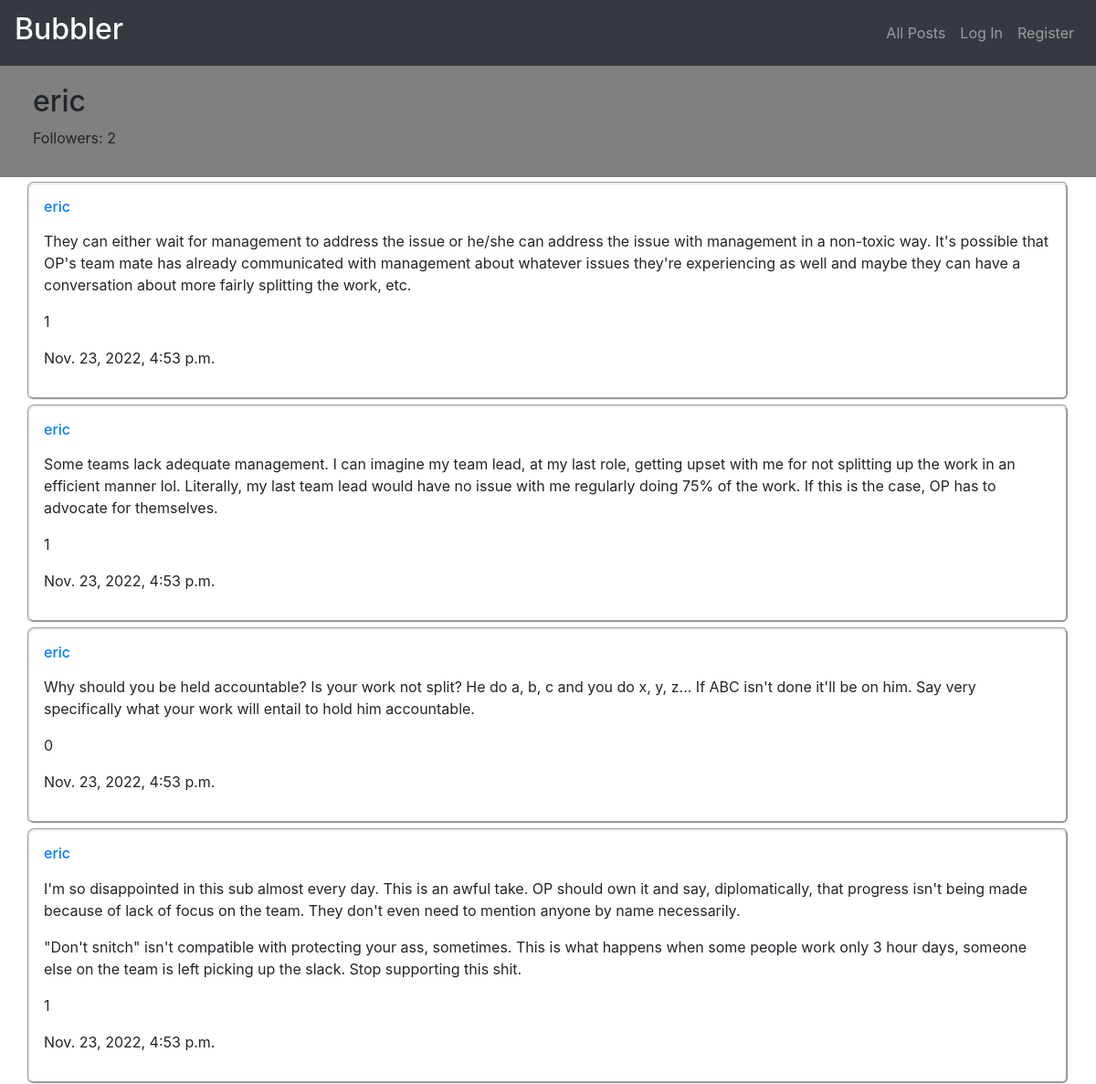
The page /profile/2 on the database its author committed.
### network/models.py (models this page shows, shortened)
class User(AbstractUser):
    time = models.DateTimeField(auto_now_add=True)

class Post(models.Model):
    poster = models.ForeignKey(User, on_delete=models.CASCADE, related_name='post')
    content = models.CharField(max_length=1300)
    likes = models.IntegerField()
    time = models.DateTimeField(auto_now_add=True)

### network/views.py (the view)
# urls.py: path("profile/<str:id>", views.profile, name="profile"),
def profile(request, id):
    profile = User.objects.get(pk=id)
    posts = profile.post.order_by("-time")
    is_following = False
    if request.user.is_authenticated:
        for following in request.user.followers.all():
            if profile == following.follow:
                is_following = True
    return render(request, "network/profile.html", {
        "profile": profile,
        "posts": posts,
        "is_following": is_following
    })

### network/templates/network/profile.html (shortened to what this page needs)
{% extends "network/layout.html" %}
{% block body %}
    <div  style="padding-top: 20px; padding-bottom: 15px; padding-left: 3%; background-color: gray;">
        <h2>{{ profile.username }}</h2>
        <p>Followers: {{ profile.following.count }}</p>
    </div>
    {% for post in posts.all %}
    <div class="container" style="margin-top: 5px; padding: 15px; border-style:groove; border-radius: 7px;">
        <h6><a href="{% url 'profile' post.poster.id %}">{{ post.poster.username }}</a></h6>
        <p>{{ post.content | linebreaks }}</p>
        <p>{{ post.likes }}</p>
        <p>{{ post.time }}</p>
    </div>
    {% endfor %}
{% endblock %}

### rows shown on the page
User: username "eric", following.count "2"
Post: poster.username "eric", content "They can either wait for management to address the issue or he/she can address the issue with management in a non-toxic way. It's possible that OP's team mate has already communicated with management about whatever issues they're experiencing as well and maybe they can have a conversation about more fairly splitting the work, etc.", likes "1", time "Nov. 23, 2022, 4:53 p.m."
Post: poster.username "eric", content "Some teams lack adequate management. I can imagine my team lead, at my last role, getting upset with me for not splitting up the work in an efficient manner lol. Literally, my last team lead would have no issue with me regularly doing 75% of the work. If this is the case, OP has to advocate for themselves.", likes "1", time "Nov. 23, 2022, 4:53 p.m."
Post: poster.username "eric", content "Why should you be held accountable? Is your work not split? He do a, b, c and you do x, y, z... If ABC isn't done it'll be on him. Say very specifically what your work will entail to hold him accountable.", likes "0", time "Nov. 23, 2022, 4:53 p.m."
Post: poster.username "eric", content "I'm so disappointed in this sub almost every day. This is an awful take. OP should own it and say, diplomatically, that progress isn't being made because of lack of focus on the team. They don't even need to mention anyone by name necessarily. \"Don't snitch\" isn't compatible with protecting your ass, sometimes. This is what happens when some people work only 3 hour days, someone else on the team is left picking up the slack. Stop supporting this shit.", likes "1", time "Nov. 23, 2022, 4:53 p.m."
